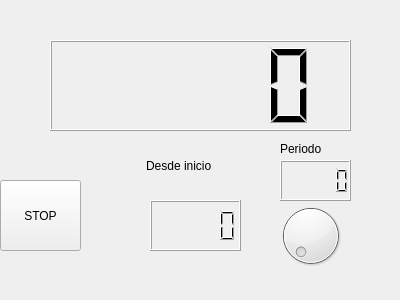
<?xml version="1.0" encoding="UTF-8"?>
<ui version="4.0">
 <class>Counter</class>
 <widget class="QWidget" name="Counter">
  <property name="geometry">
   <rect>
    <x>0</x>
    <y>0</y>
    <width>400</width>
    <height>300</height>
   </rect>
  </property>
  <property name="windowTitle">
   <string>Counter</string>
  </property>
  <widget class="QPushButton" name="button">
   <property name="geometry">
    <rect>
     <x>0</x>
     <y>180</y>
     <width>81</width>
     <height>71</height>
    </rect>
   </property>
   <property name="text">
    <string>STOP</string>
   </property>
  </widget>
  <widget class="QLCDNumber" name="lcdNumber">
   <property name="geometry">
    <rect>
     <x>50</x>
     <y>40</y>
     <width>301</width>
     <height>91</height>
    </rect>
   </property>
  </widget>
  <widget class="QLCDNumber" name="lcdPeriodo">
   <property name="geometry">
    <rect>
     <x>280</x>
     <y>160</y>
     <width>71</width>
     <height>41</height>
    </rect>
   </property>
  </widget>
  <widget class="QDial" name="dial">
   <property name="geometry">
    <rect>
     <x>270</x>
     <y>200</y>
     <width>81</width>
     <height>71</height>
    </rect>
   </property>
   <property name="maximum">
    <number>1000</number>
   </property>
  </widget>
  <widget class="QLabel" name="label">
   <property name="geometry">
    <rect>
     <x>280</x>
     <y>140</y>
     <width>91</width>
     <height>17</height>
    </rect>
   </property>
   <property name="text">
    <string>Periodo</string>
   </property>
  </widget>
  <widget class="QLCDNumber" name="lcdNumber_2">
   <property name="geometry">
    <rect>
     <x>150</x>
     <y>200</y>
     <width>91</width>
     <height>51</height>
    </rect>
   </property>
  </widget>
  <widget class="QLabel" name="label_2">
   <property name="geometry">
    <rect>
     <x>146</x>
     <y>140</y>
     <width>101</width>
     <height>51</height>
    </rect>
   </property>
   <property name="text">
    <string>Desde inicio</string>
   </property>
  </widget>
 </widget>
 <resources/>
 <connections/>
</ui>
